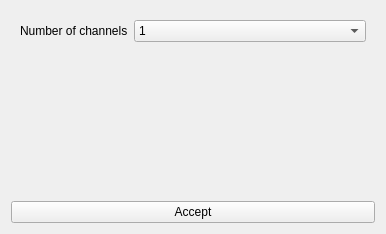
<?xml version="1.0" encoding="UTF-8"?>
<ui version="4.0">
 <class>Form</class>
 <widget class="QWidget" name="Form">
  <property name="geometry">
   <rect>
    <x>0</x>
    <y>0</y>
    <width>386</width>
    <height>234</height>
   </rect>
  </property>
  <property name="windowTitle">
   <string>Channel Selector</string>
  </property>
  <layout class="QVBoxLayout" name="verticalLayout">
   <item>
    <widget class="QWidget" name="widget" native="true">
     <property name="sizePolicy">
      <sizepolicy hsizetype="Preferred" vsizetype="Minimum">
       <horstretch>0</horstretch>
       <verstretch>0</verstretch>
      </sizepolicy>
     </property>
     <layout class="QFormLayout" name="formLayout">
      <item row="1" column="1">
       <widget class="QComboBox" name="channel_box">
        <item>
         <property name="text">
          <string>1</string>
         </property>
        </item>
        <item>
         <property name="text">
          <string>2</string>
         </property>
        </item>
        <item>
         <property name="text">
          <string>3</string>
         </property>
        </item>
        <item>
         <property name="text">
          <string>4</string>
         </property>
        </item>
       </widget>
      </item>
      <item row="1" column="0">
       <widget class="QLabel" name="label">
        <property name="text">
         <string>Number of channels</string>
        </property>
       </widget>
      </item>
     </layout>
    </widget>
   </item>
   <item>
    <widget class="QWidget" name="channels_widget" native="true">
     <layout class="QFormLayout" name="formLayout_2"/>
    </widget>
   </item>
   <item>
    <spacer name="verticalSpacer">
     <property name="orientation">
      <enum>Qt::Vertical</enum>
     </property>
     <property name="sizeHint" stdset="0">
      <size>
       <width>20</width>
       <height>40</height>
      </size>
     </property>
    </spacer>
   </item>
   <item>
    <widget class="QPushButton" name="accept_button">
     <property name="text">
      <string>Accept</string>
     </property>
    </widget>
   </item>
  </layout>
 </widget>
 <resources/>
 <connections/>
</ui>
